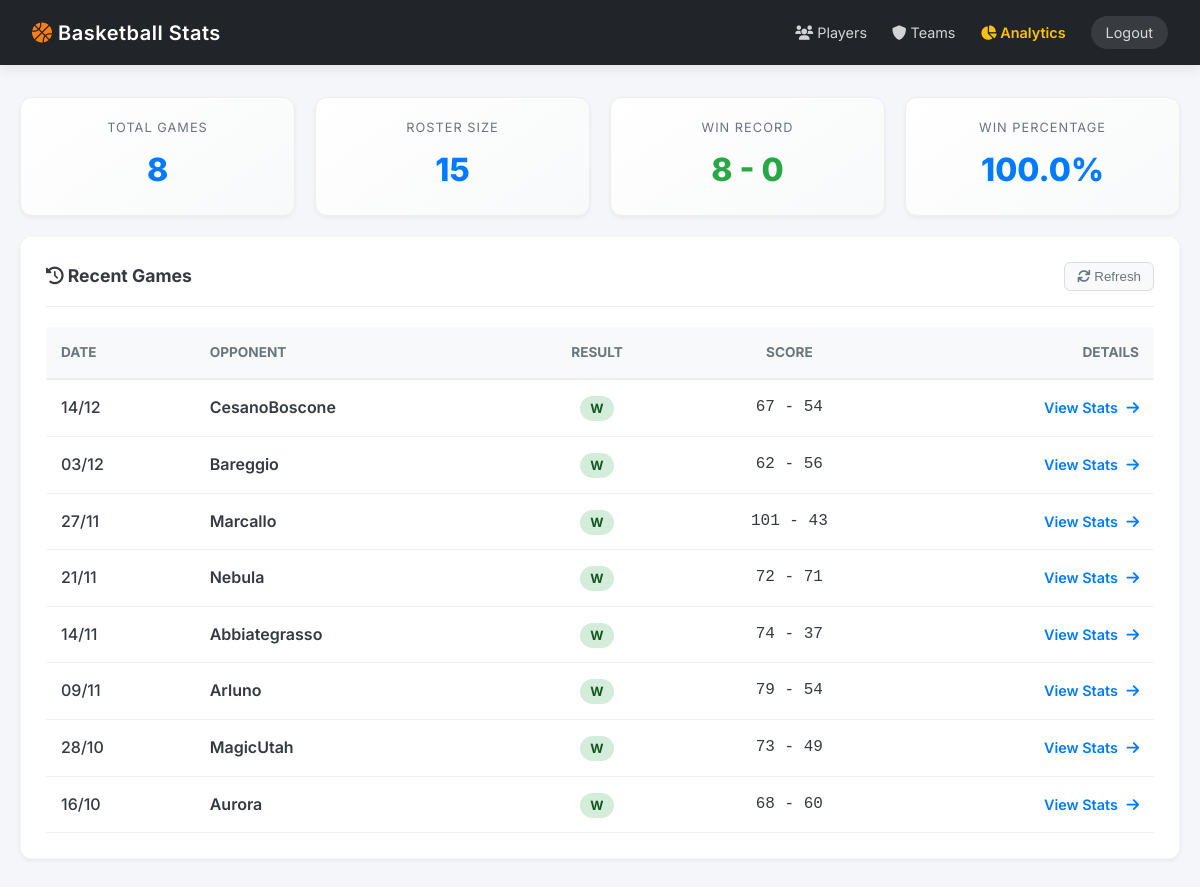
Page / (signed in) on the earlier database version.
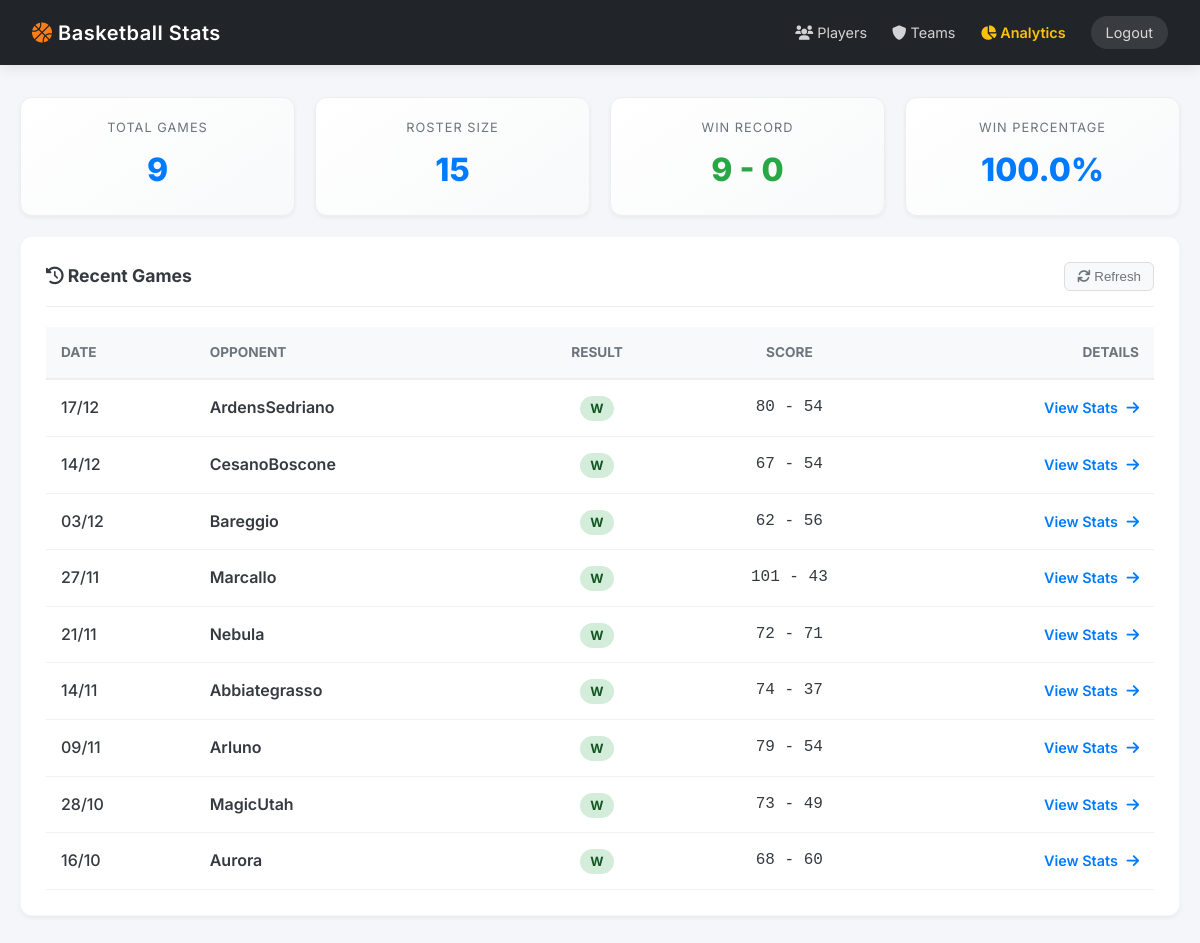
Same page on the later database version.
### core/models.py (models this page shows)
class Game(db.Model):
    __tablename__ = "games"
    id = db.Column(db.Integer, primary_key=True)
    date = db.Column(db.String(10), nullable=False)
    opponent = db.Column(db.String(100), nullable=False)
    team_score = db.Column(db.Integer, nullable=False)
    opponent_score = db.Column(db.Integer, nullable=False)
    result = db.Column(db.String(1), nullable=False)
    game_type = db.Column(db.String(20), nullable=False)
    sort_date = db.Column(db.String(10), nullable=False)
    @property
    def score_display(self):
        return f"{self.team_score} - {self.opponent_score}"

### web/routes/main.py (the view)
@main_bp.route("/")
@login_required
def index():
    games = Game.query.order_by(Game.sort_date.desc()).all()
    total_games = len(games)
    total_players = db.session.query(PlayerStat.player_name).distinct().count()
    wins = sum(1 for g in games if g.result == "W")
    losses = sum(1 for g in games if g.result == "L")
    return render_template(
        "index.html",
        games=games,
        stats={
            "games": total_games,
            "players": total_players,
            "wins": wins,
            "losses": losses,
        },
    )

### web/__init__.py (called while the page is built)
def create_app(config_name: str = None) -> Flask:
    app = Flask(__name__)
    config = get_config(config_name)
    app.config.from_object(config)
    setup_logging(app, config)
    db.init_app(app)
    bcrypt.init_app(app)
    csrf.init_app(app)
    cache.init_app(app)
    limiter.init_app(app)
    login_manager.init_app(app)
    login_manager.login_view = "auth.login"
    login_manager.login_message = "Please log in to access this page."
    login_manager.login_message_category = "info"
    @login_manager.user_loader
    def load_user(user_id):
        return User.query.get(int(user_id))
    register_blueprints(app)
    return app

### web/templates/index.html (shortened to what this page needs)
<!doctype html>
<html lang="en">
    <head>
        <link
            rel="stylesheet"
            href="{{ url_for('static', filename='css/style.css') }}"
        />
        <link
            rel="stylesheet"
            href="https://cdnjs.cloudflare.com/ajax/libs/font-awesome/6.0.0/css/all.min.css"
        />
    </head>
    <body>
        <div class="header">
            <h1>
                <i class="fas fa-basketball-ball" style="color: #fd7e14"></i>
                Basketball Stats
            </h1>
            <div style="display: flex; gap: 25px; align-items: center">
                <a href="{{ url_for('main.players') }}"
                    ><i class="fas fa-users"></i> Players</a
                >
                <a href="{{ url_for('main.teams') }}"
                    ><i class="fas fa-shield-alt"></i> Teams</a
                >
                <a
                    href="{{ url_for('analytics.dashboard') }}"
                    style="color: #ffc107; font-weight: 600"
                    ><i class="fas fa-chart-pie"></i> Analytics</a
                >
                <a
                    href="{{ url_for('auth.logout') }}"
                    style="
                        background: rgba(255, 255, 255, 0.1);
                        padding: 5px 15px;
                        border-radius: 20px;
                    "
                    >Logout</a
                >
            </div>
        </div>
        <div class="container">
            <div class="metrics-row">
                <div class="metric-card">
                    <div class="label">Total Games</div>
                    <div class="value">{{ stats.games }}</div>
                </div>
                <div class="metric-card">
                    <div class="label">Roster Size</div>
                    <div class="value">{{ stats.players }}</div>
                </div>
                <div class="metric-card">
                    <div class="label">Win Record</div>
                    <div
                        class="value"
                        style="color: {{ 'var(--success)' if stats.wins > stats.losses else 'var(--primary)' }}"
                    >
                        {{ stats.wins }} - {{ stats.losses }}
                    </div>
                </div>
                <div class="metric-card">
                    <div class="label">Win Percentage</div>
                    <div class="value">
                        {% if stats.games > 0 %} {{ (stats.wins / stats.games *
                        100)|round(1) }}% {% else %} 0% {% endif %}
                    </div>
                </div>
            </div>
            <div class="panel">
                <div class="panel-header">
                    <h3><i class="fas fa-history"></i> Recent Games</h3>
                    <button
                        onclick="window.location.reload()"
                        style="
                            background: #f8f9fa;
                            border: 1px solid #ddd;
                            padding: 6px 12px;
                            border-radius: 6px;
                            cursor: pointer;
                            color: var(--text-muted);
                        "
                    >
                        <i class="fas fa-sync"></i> Refresh
                    </button>
                </div>
                <div style="overflow-x: auto">
                    <table style="width: 100%; border-collapse: collapse">
                        <thead>
                            <tr
                                style="
                                    background: #f8f9fa;
                                    border-bottom: 2px solid #eee;
                                "
                            >
                                <th
                                    style="
                                        padding: 15px;
                                        text-align: left;
                                        color: var(--text-muted);
                                        font-size: 0.85rem;
                                        text-transform: uppercase;
                                    "
                                >
                                    Date
                                </th>
                                <th
                                    style="
                                        padding: 15px;
                                        text-align: left;
                                        color: var(--text-muted);
                                        font-size: 0.85rem;
                                        text-transform: uppercase;
                                    "
                                >
                                    Opponent
                                </th>
                                <th
                                    style="
                                        padding: 15px;
                                        text-align: center;
                                        color: var(--text-muted);
                                        font-size: 0.85rem;
                                        text-transform: uppercase;
                                    "
                                >
                                    Result
                                </th>
                                <th
                                    style="
                                        padding: 15px;
                                        text-align: center;
                                        color: var(--text-muted);
                                        font-size: 0.85rem;
                                        text-transform: uppercase;
                                    "
                                >
                                    Score
                                </th>
                                <th
                                    style="
                                        padding: 15px;
                                        text-align: right;
                                        color: var(--text-muted);
                                        font-size: 0.85rem;
                                        text-transform: uppercase;
                                    "
                                >
                                    Details
                                </th>
                            </tr>
                        </thead>
                        <tbody>
                            {% for game in games %}
                            <tr
                                style="
                                    border-bottom: 1px solid #f1f1f1;
                                    transition: background 0.2s;
                                "
                            >
                                <td style="padding: 15px; font-weight: 500">
                                    {{ game.date }}
                                </td>
                                <td
                                    style="
                                        padding: 15px;
                                        font-weight: 600;
                                        color: var(--text-main);
                                    "
                                >
                                    {{ game.opponent }}
                                </td>
                                <td style="padding: 15px; text-align: center">
                                    <span
                                        style="padding: 5px 10px; border-radius: 20px; font-size: 0.8rem; font-weight: 700;
                                      background: {{ '#d4edda' if game.result == 'W' else '#f8d7da' }};
                                      color: {{ '#155724' if game.result == 'W' else '#721c24' }};"
                                    >
                                        {{ game.result }}
                                    </span>
                                </td>
                                <td
                                    style="
                                        padding: 15px;
                                        text-align: center;
                                        font-family: monospace;
                                        font-size: 1rem;
                                    "
                                >
                                    {{ game.score_display }}
                                </td>
                                <td style="padding: 15px; text-align: right">
                                    <a
                                        href="{{ url_for('main.game_detail', game_id=game.id) }}"
                                        style="
                                            color: var(--primary);
                                            text-decoration: none;
                                            font-weight: 600;
                                            font-size: 0.9rem;
                                        "
                                    >
                                        View Stats
                                        <i
                                            class="fas fa-arrow-right"
                                            style="margin-left: 5px"
                                        ></i>
                                    </a>
                                </td>
                            </tr>
                            {% endfor %}
                        </tbody>
                    </table>
                </div>
            </div>
        </div>
    </body>
</html>

### web/static/css/style.css (style rules this page uses)
:root { --primary: #007bff; --primary-dark: #0056b3; --secondary: #6c757d; --success: #28a745; --bg-body: #f4f6f9; --bg-card: #ffffff; --text-main: #343a40; --text-muted: #6c757d; --border-radius: 12px; --shadow-sm: 0 2px 4px rgba(0, 0, 0, 0.05); --shadow-md: 0 4px 12px rgba(0, 0, 0, 0.08); }
* { box-sizing: border-box; margin: 0; padding: 0; }
body { font-family: "Inter", -apple-system, BlinkMacSystemFont, "Segoe UI", Roboto, sans-serif; background-color: var(--bg-body); color: var(--text-main); line-height: 1.6; padding-bottom: 40px; }
.header { background: #212529; color: white; padding: 1rem 2rem; display: flex; justify-content: space-between; align-items: center; box-shadow: var(--shadow-md); position: sticky; top: 0; z-index: 1000; }
.header h1 { font-size: 1.25rem; font-weight: 600; letter-spacing: 0.5px; }
.header a { color: rgba(255, 255, 255, 0.8); text-decoration: none; font-size: 0.9rem; transition: 0.2s; }
.container { max-width: 1400px; margin: 2rem auto; padding: 0 20px; }
.panel { background: var(--bg-card); padding: 25px; border-radius: var(--border-radius); box-shadow: var(--shadow-sm); margin-bottom: 25px; border: 1px solid rgba(0, 0, 0, 0.03); }
.panel-header { display: flex; justify-content: space-between; align-items: center; margin-bottom: 20px; border-bottom: 1px solid #eee; padding-bottom: 15px; }
.panel h3 { font-size: 1.1rem; color: var(--text-main); font-weight: 700; margin: 0; }
.metrics-row { display: flex; gap: 20px; margin-bottom: 20px; }
.metric-card { flex: 1; background: linear-gradient(145deg, #ffffff, #f8f9fa); padding: 20px; border-radius: var(--border-radius); text-align: center; border: 1px solid #eee; box-shadow: var(--shadow-sm); }
.metric-card .label { font-size: 0.8rem; text-transform: uppercase; letter-spacing: 1px; color: var(--text-muted); margin-bottom: 5px; }
.metric-card .value { font-size: 2rem; font-weight: 800; color: var(--primary); }

Differences in the rows shown:
added Game: date "17/12", opponent "ArdensSedriano", result "W", score_display "80 - 54"
Other differences:
{{ stats.games }}: "8" → "9"
{{ stats.wins }}: "8" → "9"
